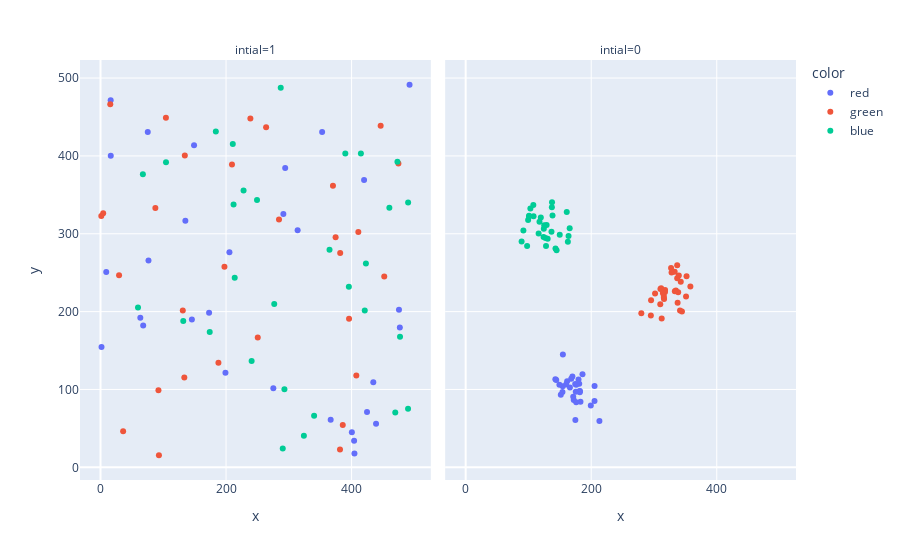

Here is the notebook cell this chart was saved with:
### Code cell
fig = tidy_df.plot.scatter(x='x', y='y',
                     facet_col='intial', # split the data to subplot according to this columns
                           color = 'color')                

fig.show()

### Figure 1 — Plotly figure (JSON) as saved in the notebook; plotly's stock layout.template omitted (floating-point values rounded to 4 significant figures)
{"data": [{"hovertemplate": "color=red<br>intial=1<br>x=%{x}<br>y=%{y}<extra></extra>", "legendgroup": "red", "marker": {"color": "#636efa", "symbol": "circle"}, "mode": "markers", "name": "red", "orientation": "v", "showlegend": true, "type": "scatter", "x": [434.6, 438.9, 419.9, 492.3, 404.0, 135.2, 76.43, 353.1, 366.7, 145.6, 314.0, 16.36, 424.6, 173.0, 476.8, 9.152, 75.31, 149.0, 205.4, 16.2, 1.643, 68.02, 275.3, 199.1, 400.4, 294.2, 404.5, 475.5, 291.3, 63.42], "xaxis": "x", "y": [109.4, 55.96, 369.1, 491.4, 34.29, 316.6, 265.6, 430.7, 61.0, 189.9, 304.4, 400.1, 70.9, 198.7, 179.5, 250.8, 430.8, 413.8, 276.2, 471.4, 154.6, 182.1, 101.5, 121.4, 44.98, 384.6, 17.79, 202.3, 325.4, 192.2], "yaxis": "y"}, {"hovertemplate": "color=red<br>intial=0<br>x=%{x}<br>y=%{y}<extra></extra>", "legendgroup": "red", "marker": {"color": "#636efa", "symbol": "circle"}, "mode": "markers", "name": "red", "orientation": "v", "showlegend": false, "type": "scatter", "x": [171.4, 182.9, 144.3, 170.0, 181.8, 154.6, 172.2, 160.1, 179.8, 142.9, 213.1, 149.3, 166.1, 161.7, 180.9, 181.8, 186.1, 205.3, 154.9, 174.8, 176.1, 181.9, 151.6, 174.5, 168.2, 176.1, 175.4, 199.4, 154.2, 205.3], "xaxis": "x2", "y": [90.76, 84.19, 112.1, 116.7, 97.94, 104.0, 86.57, 106.3, 112.8, 113.0, 59.39, 106.1, 102.7, 110.4, 107.4, 96.3, 119.5, 104.4, 145.0, 60.73, 83.67, 97.84, 93.25, 107.2, 113.6, 106.0, 97.06, 79.43, 96.73, 85.19], "yaxis": "y2"}, {"hovertemplate": "color=green<br>intial=1<br>x=%{x}<br>y=%{y}<extra></extra>", "legendgroup": "green", "marker": {"color": "#EF553B", "symbol": "circle"}, "mode": "markers", "name": "green", "orientation": "v", "showlegend": true, "type": "scatter", "x": [104.2, 197.5, 1.267, 133.6, 187.9, 263.8, 92.33, 36.06, 238.8, 15.55, 93.09, 381.5, 134.3, 370.3, 381.8, 395.9, 87.38, 410.7, 4.251, 374.5, 446.3, 385.9, 131.1, 209.4, 250.5, 452.0, 29.6, 474.6, 407.5, 284.4], "xaxis": "x", "y": [448.9, 257.5, 322.8, 115.3, 134.4, 436.8, 99.04, 46.4, 448.2, 466.3, 15.5, 22.93, 400.4, 361.6, 275.4, 191.0, 333.1, 302.4, 326.4, 295.5, 438.7, 54.37, 201.4, 389.1, 166.7, 245.1, 246.7, 390.1, 117.9, 318.4], "yaxis": "y"}, {"hovertemplate": "color=green<br>intial=0<br>x=%{x}<br>y=%{y}<extra></extra>", "legendgroup": "green", "marker": {"color": "#EF553B", "symbol": "circle"}, "mode": "markers", "name": "green", "orientation": "v", "showlegend": false, "type": "scatter", "x": [338.5, 301.8, 279.8, 327.2, 295.4, 333.0, 311.4, 328.0, 317.7, 334.9, 337.6, 315.7, 344.5, 337.0, 342.7, 316.1, 339.6, 310.3, 312.3, 358.0, 337.0, 341.5, 315.6, 351.9, 317.5, 333.2, 295.0, 310.0, 351.1, 314.1], "xaxis": "x2", "y": [224.9, 223.2, 198.0, 255.9, 214.5, 251.4, 230.0, 250.1, 227.9, 227.0, 211.4, 217.7, 200.0, 242.9, 238.4, 216.2, 246.3, 229.1, 191.0, 232.3, 259.5, 201.4, 220.5, 245.6, 225.2, 226.1, 194.9, 209.6, 219.3, 223.9], "yaxis": "y2"}, {"hovertemplate": "color=blue<br>intial=1<br>x=%{x}<br>y=%{y}<extra></extra>", "legendgroup": "blue", "marker": {"color": "#00cc96", "symbol": "circle"}, "mode": "markers", "name": "blue", "orientation": "v", "showlegend": true, "type": "scatter", "x": [390.0, 249.4, 293.0, 324.0, 174.0, 287.1, 67.51, 276.8, 59.75, 469.6, 240.8, 227.9, 212.0, 421.0, 395.6, 364.8, 183.7, 104.3, 473.0, 340.3, 422.8, 131.9, 213.8, 489.9, 490.1, 414.8, 477.1, 460.2, 210.7, 290.3], "xaxis": "x", "y": [403.0, 343.4, 100.2, 40.7, 173.7, 487.4, 376.4, 209.8, 205.2, 70.54, 136.6, 355.6, 337.6, 201.6, 232.0, 279.6, 431.3, 391.7, 392.6, 66.31, 261.7, 187.9, 243.5, 75.07, 340.1, 403.2, 167.7, 333.5, 415.2, 24.27], "yaxis": "y"}, {"hovertemplate": "color=blue<br>intial=0<br>x=%{x}<br>y=%{y}<extra></extra>", "legendgroup": "blue", "marker": {"color": "#00cc96", "symbol": "circle"}, "mode": "markers", "name": "blue", "orientation": "v", "showlegend": false, "type": "scatter", "x": [144.8, 125.2, 116.2, 161.0, 143.1, 128.0, 165.7, 137.3, 117.6, 137.6, 136.7, 103.1, 100.9, 101.0, 99.51, 107.8, 127.1, 163.9, 124.1, 129.0, 138.4, 162.8, 124.5, 97.89, 89.12, 149.9, 108.2, 130.6, 91.98, 119.7], "xaxis": "x2", "y": [279.0, 311.0, 300.2, 328.0, 281.1, 284.2, 306.9, 334.0, 315.3, 340.5, 302.6, 332.5, 322.0, 323.2, 317.5, 337.0, 294.5, 297.2, 295.8, 311.4, 323.4, 289.8, 306.5, 284.3, 289.9, 298.8, 322.6, 293.6, 304.1, 320.8], "yaxis": "y2"}], "layout": {"annotations": [{"font": {}, "showarrow": false, "text": "intial=1", "x": 0.245, "xanchor": "center", "xref": "paper", "y": 1, "yanchor": "bottom", "yref": "paper"}, {"font": {}, "showarrow": false, "text": "intial=0", "x": 0.755, "xanchor": "center", "xref": "paper", "y": 1, "yanchor": "bottom", "yref": "paper"}], "legend": {"title": {"text": "color"}, "tracegroupgap": 0}, "margin": {"t": 60}, "xaxis": {"anchor": "y", "domain": [0, 0.49], "title": {"text": "x"}}, "xaxis2": {"anchor": "y2", "domain": [0.51, 1], "matches": "x", "title": {"text": "x"}}, "yaxis": {"anchor": "x", "domain": [0, 1], "title": {"text": "y"}}, "yaxis2": {"anchor": "x2", "domain": [0, 1], "matches": "y", "showticklabels": false}}}
